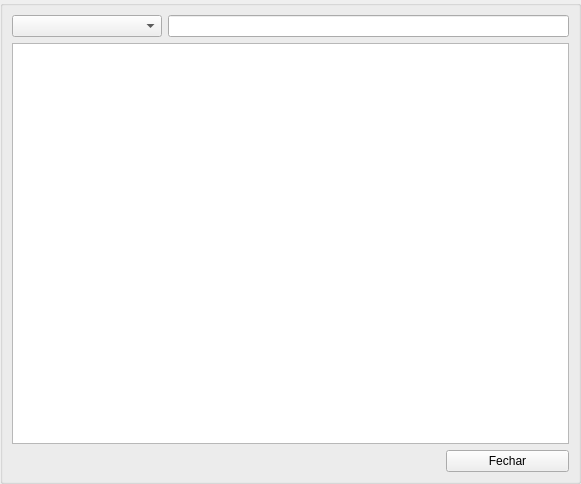
<?xml version="1.0" encoding="UTF-8"?>
<ui version="4.0">
 <class>RelacaoFiliais</class>
 <widget class="QWidget" name="RelacaoFiliais">
  <property name="geometry">
   <rect>
    <x>0</x>
    <y>0</y>
    <width>581</width>
    <height>484</height>
   </rect>
  </property>
  <property name="windowTitle">
   <string>Form</string>
  </property>
  <layout class="QVBoxLayout" name="verticalLayout">
   <property name="spacing">
    <number>0</number>
   </property>
   <property name="leftMargin">
    <number>0</number>
   </property>
   <property name="topMargin">
    <number>0</number>
   </property>
   <property name="rightMargin">
    <number>0</number>
   </property>
   <property name="bottomMargin">
    <number>0</number>
   </property>
   <item>
    <widget class="QGroupBox" name="groupBox">
     <property name="title">
      <string/>
     </property>
     <layout class="QGridLayout" name="gridLayout_2">
      <item row="0" column="0">
       <layout class="QGridLayout" name="gridLayout">
        <item row="0" column="0">
         <widget class="QComboBox" name="tipoPesquisa">
          <property name="minimumSize">
           <size>
            <width>150</width>
            <height>0</height>
           </size>
          </property>
          <property name="maximumSize">
           <size>
            <width>100</width>
            <height>16777215</height>
           </size>
          </property>
         </widget>
        </item>
        <item row="0" column="1" colspan="2">
         <widget class="QLineEdit" name="campoPesquisa">
          <property name="minimumSize">
           <size>
            <width>200</width>
            <height>0</height>
           </size>
          </property>
         </widget>
        </item>
        <item row="1" column="0" colspan="3">
         <widget class="QTableWidget" name="tabelaPrincipal">
          <property name="sizePolicy">
           <sizepolicy hsizetype="Expanding" vsizetype="Expanding">
            <horstretch>0</horstretch>
            <verstretch>0</verstretch>
           </sizepolicy>
          </property>
          <property name="editTriggers">
           <set>QAbstractItemView::NoEditTriggers</set>
          </property>
          <property name="dragEnabled">
           <bool>false</bool>
          </property>
          <property name="gridStyle">
           <enum>Qt::SolidLine</enum>
          </property>
          <property name="sortingEnabled">
           <bool>true</bool>
          </property>
         </widget>
        </item>
        <item row="2" column="0" colspan="2">
         <spacer name="horizontalSpacer">
          <property name="orientation">
           <enum>Qt::Horizontal</enum>
          </property>
          <property name="sizeHint" stdset="0">
           <size>
            <width>428</width>
            <height>20</height>
           </size>
          </property>
         </spacer>
        </item>
        <item row="2" column="2">
         <widget class="QPushButton" name="botaoFechar">
          <property name="text">
           <string>Fechar</string>
          </property>
         </widget>
        </item>
       </layout>
      </item>
     </layout>
    </widget>
   </item>
  </layout>
 </widget>
 <tabstops>
  <tabstop>campoPesquisa</tabstop>
  <tabstop>tabelaPrincipal</tabstop>
  <tabstop>tipoPesquisa</tabstop>
 </tabstops>
 <resources/>
 <connections/>
</ui>
